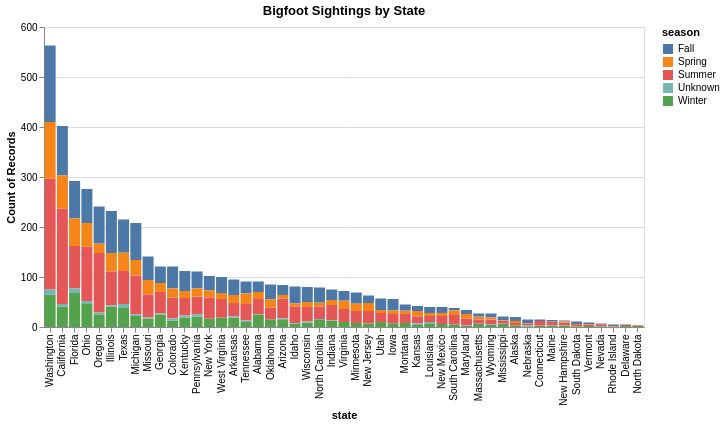

Notebook code cell kept with this figure:
### Code cell
df_subset = df[['state', 'season', 'date']].dropna(subset=['state'])

chart1 = alt.Chart(df_subset).mark_bar().encode(
    alt.X('state:N', sort='-y'),
    alt.Y('count()'),
    alt.Color('season:N')
).properties(
    title='Bigfoot Sightings by State',
    width=600,
    height=300
)

chart1

### Figure 1 — Vega-Lite specification as saved in the notebook (floating-point values rounded to 4 significant figures; data arrays with more than 128 entries replaced by an {"elided": "..."} marker saying what was removed)
{"config": {"view": {"continuousWidth": 300, "continuousHeight": 300}}, "data": {"name": "data-e940a45ff67cb2dcbb1f3927fe8b01ef"}, "mark": {"type": "bar"}, "encoding": {"color": {"field": "season", "type": "nominal"}, "x": {"field": "state", "sort": "-y", "type": "nominal"}, "y": {"aggregate": "count", "type": "quantitative"}}, "height": 300, "title": "Bigfoot Sightings by State", "width": 600, "$schema": "https://vega.github.io/schema/vega-lite/v5.8.0.json", "datasets": {"data-e940a45ff67cb2dcbb1f3927fe8b01ef": {"elided": "4747 records"}}}
